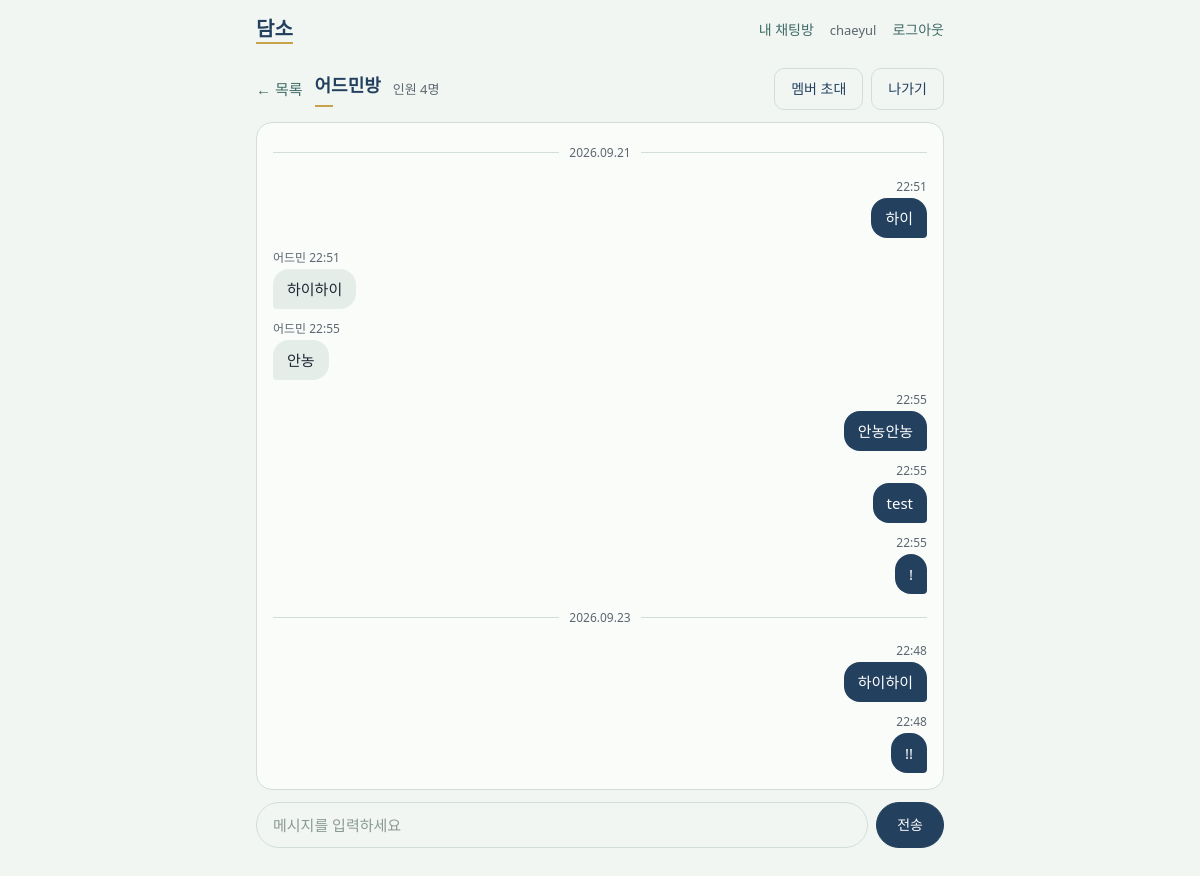
/room/4 (signed in), run on the app's committed database.
### models.py (models this page shows)
class RoomInfo(db.Model):
    __tablename__ = "ROOM_INFO"
    RI_ID = db.Column(db.Integer, primary_key=True)
    RI_NAME = db.Column(db.String(50), nullable=True)
    RI_TYPE = db.Column(db.CHAR(1), nullable=False)
    RI_RDATE = db.Column(db.Date, nullable=False)

class ChatMessage(db.Model):
    __tablename__ = "CHAT_MESSAGE"
    CM_ID = db.Column(db.Integer, primary_key=True)
    RI_ID = db.Column(db.Integer, db.ForeignKey("ROOM_INFO.RI_ID"), nullable=False)
    UI_ID = db.Column(db.String(50), db.ForeignKey("USER_INFO.UI_ID"), nullable=False)
    CM_MESSAGE = db.Column(db.String(255), nullable=False)
    CM_DATE = db.Column(db.DateTime, nullable=False)

class UserInfo(db.Model):
    __tablename__ = "USER_INFO"
    UI_ID = db.Column(db.String(50), primary_key=True)
    UI_PW = db.Column(db.String(255), nullable=False)
    UI_NAME = db.Column(db.String(50), nullable=False)
    UI_MAIL = db.Column(db.String(50), nullable=False, unique=True)
    UI_RDATE = db.Column(db.Date, nullable=False)
    UI_WITHDRAWN = db.Column(db.Date, nullable=True)

### rooms.py (the view)
@rooms_bp.route('/room/<int:room_id>')
def chatting(room_id):
    user_id = session.get("user_id")
    if user_id is None:
        flash("로그인이 필요합니다.", "notice")
        return redirect("/login")
    if RoomMember.query.filter_by(RI_ID=room_id, UI_ID=user_id).first():
        room = RoomInfo.query.filter_by(RI_ID=room_id).first()
        messages = ChatMessage.query.filter_by(RI_ID=room_id).order_by(ChatMessage.CM_DATE).all()
        names = {u.UI_ID: u.UI_NAME for u in UserInfo.query.all()}
        member_ids = [m.UI_ID for m in RoomMember.query.filter_by(RI_ID=room_id).all()]
        room_name = _display_name(room, user_id, member_ids, names)
        return render_template(
            "chatting.html",
            room_id=room_id,
            room=room,
            room_name=room_name,
            messages=messages,
            names=names,
            member_count=len(member_ids)
        )
    flash("참여 중인 방이 아닙니다.", "notice")
    return redirect("/room")

### rooms.py (called while the page is built)
def _display_name(room, viewer_id, member_ids, names):
    if room.RI_TYPE == "D":
        other = next((uid for uid in member_ids if uid != viewer_id), None)
        if other:
            return names.get(other, other)
    return room.RI_NAME or "(이름 없음)"

### templates/chatting.html (shortened to what this page needs)
{% extends "base.html" %}
{% block content %}
<div class="chat" data-room-id="{{ room_id }}" data-me="{{ session.get('user_id') }}">
    <div class="chat-head">
        <a href="/room">&larr; 목록</a>
        <h1 class="title">{{ room_name }}</h1>
        <span class="muted">인원 {{ member_count }}명</span>
        <div class="chat-head-actions">
            {% if room.RI_TYPE == "G" %}
                <a class="btn btn-ghost" href="/room/{{ room_id }}/invite">멤버 초대</a>
            {% endif %}
            <form action="/room/{{ room_id }}/leave" method="POST" onsubmit="return confirm('정말 이 방을 나가시겠습니까?')">
                <button class="btn btn-ghost" type="submit">나가기</button>
            </form>
        </div>
    </div>
    <div id="messages" class="messages" data-last-date="{{ messages[-1].CM_DATE.strftime('%Y.%m.%d') if messages else '' }}">
        {% set ns = namespace(last_date=None) %}
        {% for m in messages %}
            {% set cur_date = m.CM_DATE.strftime("%Y.%m.%d") %}
            {% if cur_date != ns.last_date %}
                <div class="date-divider">{{ cur_date }}</div>
                {% set ns.last_date = cur_date %}
            {% endif %}
            <div class="msg {{ 'mine' if m.UI_ID == session.get('user_id') else '' }}">
                <div class="meta">
                    <span class="who">{{ names.get(m.UI_ID, m.UI_ID) }}</span>
                    <span>{{ m.CM_DATE.strftime("%H:%M") }}</span>
                </div>
                <div class="bubble">{{ m.CM_MESSAGE }}</div>
            </div>
        {% else %}
            <p class="empty" id="emptyNote">대화를 시작해 보세요.</p>
        {% endfor %}
    </div>
    <form class="chat-form" onsubmit="sendMessage(event)">
        <input id="msgInput" type="text" maxlength="255" placeholder="메시지를 입력하세요" autocomplete="off" required>
        <button class="btn" type="submit">전송</button>
    </form>
</div>
{% endblock %}

### static/style.css (style rules this page uses)
:root { --bg: #F2F6F3; --surface: #FAFCFA; --line: #D3DED8; --text: #1D2733; --text-sub: #5C6670; --navy: #23405F; --navy-dark: #1B3350; --celadon: #4F8078; --celadon-dark: #3E6B64; --celadon-soft: #E4EDE8; --gold: #C8A24A; --red: #B5473A; --r-sm: 10px; --r-md: 12px; --r-lg: 16px; --r-pill: 999px; --font-sans: "Pretendard", "Noto Sans KR", "Malgun Gothic", system-ui, sans-serif; --font-serif: "Noto Serif KR", "Nanum Myeongjo", "Batang", serif; }
* { box-sizing: border-box; }
body { margin: 0; background: var(--bg); color: var(--text); font-family: var(--font-sans); font-size: 15px; line-height: 1.6; }
a { color: var(--celadon-dark); text-decoration: none; }
.muted { color: var(--text-sub); font-size: 13px; }
.title { font-family: var(--font-serif); font-size: 22px; font-weight: 600; color: var(--navy); margin: 0 0 20px; }
.title::after { content: ""; display: block; width: 28px; height: 2px; background: var(--gold); margin-top: 8px; }
.btn { display: inline-block; border: 1px solid var(--navy); background: var(--navy); color: #FFFFFF; padding: 9px 16px; border-radius: var(--r-sm); font: inherit; font-size: 14px; cursor: pointer; text-align: center; white-space: nowrap; }
.btn-ghost { background: transparent; color: var(--navy); border-color: var(--line); }
input[type="text"], input[type="password"], input[type="email"], input[type="number"] { width: 100%; padding: 10px 12px; border: 1px solid var(--line); border-radius: var(--r-sm); background: var(--bg); font: inherit; color: var(--text); }
input::placeholder { color: #8A9A94; }
.chat { display: flex; flex-direction: column; height: calc(100vh - 150px); min-height: 420px; }
.chat-head { display: flex; align-items: center; gap: 12px; margin-bottom: 12px; }
.chat-head .title { margin: 0; font-size: 18px; }
.chat-head .title::after { margin-top: 4px; width: 18px; }
.chat-head-actions { margin-left: auto; display: flex; align-items: center; gap: 8px; }
.chat-head-actions form { margin: 0; }
.messages { flex: 1; overflow-y: auto; display: flex; flex-direction: column; gap: 10px; padding: 16px; background: var(--surface); border: 1px solid var(--line); border-radius: var(--r-lg); }
.date-divider { align-self: stretch; display: flex; align-items: center; gap: 10px; font-size: 12px; color: var(--text-sub); margin: 4px 0; }
.date-divider::before, .date-divider::after { content: ""; flex: 1; height: 1px; background: var(--line); }
.msg { max-width: 75%; align-self: flex-start; }
.msg.mine { align-self: flex-end; }
.meta { font-size: 12px; color: var(--text-sub); margin-bottom: 2px; }
.msg.mine .meta { text-align: right; }
.bubble { display: inline-block; padding: 8px 14px; background: var(--celadon-soft); border-radius: 16px 16px 16px 4px; word-break: break-word; text-align: left; }
.msg.mine .bubble { background: var(--navy); color: #FFFFFF; border-radius: 16px 16px 4px 16px; }
.chat-form { display: flex; gap: 8px; margin-top: 12px; }
.chat-form input { border-radius: var(--r-pill); padding: 10px 16px; }
.chat-form .btn { border-radius: var(--r-pill); padding: 10px 20px; flex: none; }

### data on the page
RoomInfo: RI_NAME "어드민방"
ChatMessage: cur_date "2026.09.21", CM_DATE "22:51", CM_MESSAGE "하이"
ChatMessage: CM_DATE "22:51", CM_MESSAGE "하이하이"
UserInfo: get "어드민"
ChatMessage: CM_DATE "22:55", CM_MESSAGE "안농"
ChatMessage: CM_DATE "22:55", CM_MESSAGE "안농안농"
ChatMessage: CM_DATE "22:55", CM_MESSAGE "test"
ChatMessage: CM_DATE "22:55", CM_MESSAGE "!"
ChatMessage: cur_date "2026.09.23", CM_DATE "22:48", CM_MESSAGE "하이하이"
ChatMessage: CM_DATE "22:48", CM_MESSAGE "!!"

### other printed values
{{ session.get("user_id") }} "chaeyul"
{{ member_count }} "4"
